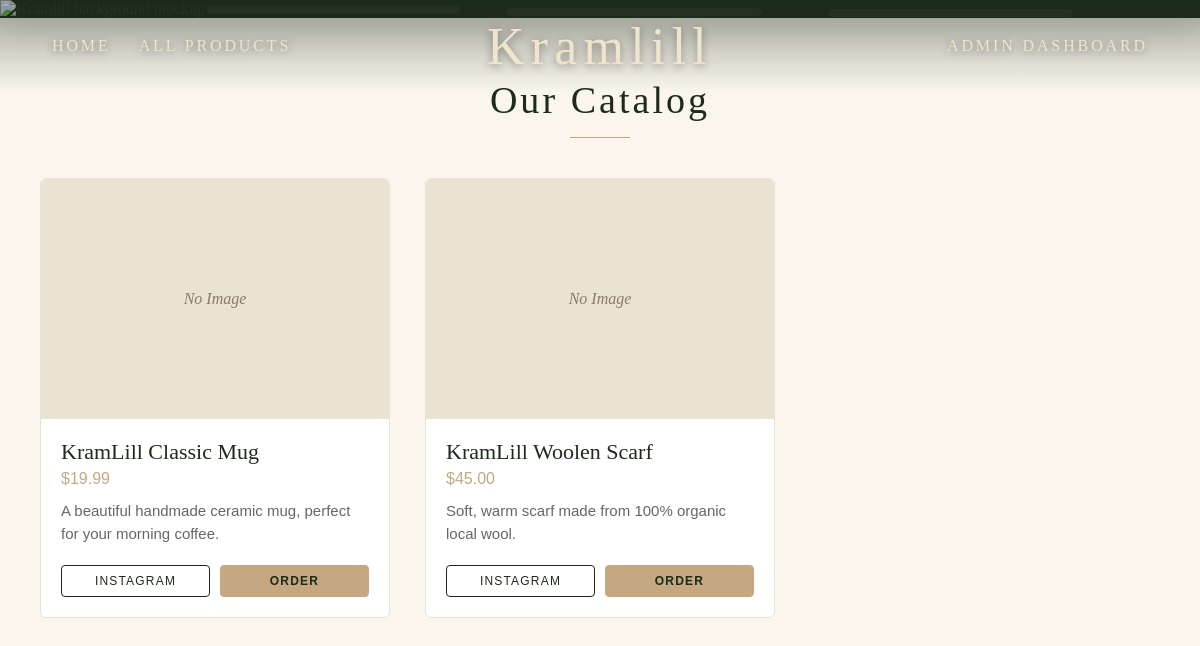
The page / on the database its author committed.
### backend/models.py (models this page shows)
class Product(db.Model):
    __tablename__ = 'products'
    id = db.Column(db.Integer, primary_key=True)
    name = db.Column(db.String(120), nullable=False)
    description = db.Column(db.Text, nullable=True)
    price = db.Column(db.Float, nullable=False)
    stock = db.Column(db.Integer, nullable=False, default=0)
    image_filename = db.Column(db.String(255), nullable=True)
    where_to_get = db.Column(db.Text, nullable=True)
    instagram_url = db.Column(db.String(255), nullable=True)
    phone = db.Column(db.String(50), nullable=True)
    category = db.Column(db.String(50), nullable=False, default='Normal')

### backend/app.py (the view)
@app.route('/')
def index():
    pinned_1 = Product.query.filter_by(category='Pinned 1').first()
    pinned_2 = Product.query.filter_by(category='Pinned 2').first()
    pinned_3 = Product.query.filter_by(category='Pinned 3').first()
    normal_products = Product.query.filter_by(category='Normal').all()
    return render_template('index.html', pinned_1=pinned_1, pinned_2=pinned_2, pinned_3=pinned_3, normal_products=normal_products)

### frontend/templates/index.html (shortened to what this page needs)
<!DOCTYPE html>
<html lang="en">
<head>
    <link rel="stylesheet" href="{{ url_for('static', filename='css/style.css') }}">
</head>
<body>
    <header class="site-header">
        <nav class="nav-left desktop-nav">
            <a href="/" class="nav-link">Home</a>
            <a href="/products" class="nav-link" style="margin-left: 24px;">All Products</a>
        </nav>
        <a href="/" class="logo">Kramlill</a>
        <nav class="nav-right desktop-nav">
            <a href="/admin/dashboard" class="nav-link">Admin Dashboard</a>
        </nav>
    </header>
    <main class="landing-container">
        <img src="{{ url_for('static', filename='images/desktop_landingpage.png') }}" class="landing-bg" alt="Kramlill background mockup">
        <div class="pinned-slot slot-1">
            {% if pinned_1 %}
                <div class="pinned-product-card">
                </div>
            {% else %}
                <div class="slot-placeholder">Slot 1 Empty</div>
            {% endif %}
        </div>
        <div class="pinned-slot slot-2">
            {% if pinned_2 %}
                <div class="pinned-product-card">
                </div>
            {% else %}
                <div class="slot-placeholder">Slot 2 Empty</div>
            {% endif %}
        </div>
        <div class="pinned-slot slot-3">
            {% if pinned_3 %}
                <div class="pinned-product-card">
                </div>
            {% else %}
                <div class="slot-placeholder">Slot 3 Empty</div>
            {% endif %}
        </div>
    </main>
    <section class="normal-products-section">
        <h2 class="section-title">Our Catalog</h2>
        <div class="normal-grid">
            {% for product in normal_products %}
                <div class="normal-card">
                    <div class="normal-image-container">
                        {% if product.image_filename %}
                            <img src="{{ url_for('static', filename='uploads/' + product.image_filename) }}" alt="{{ product.name }}">
                        {% else %}
                            <div class="normal-image-placeholder">No Image</div>
                        {% endif %}
                    </div>
                    <div class="normal-details">
                        <h3 class="normal-name">{{ product.name }}</h3>
                        <p class="normal-price">${{ "%.2f"|format(product.price) }}</p>
                        <p class="normal-desc">{{ product.description }}</p>
                        <div class="normal-actions">
                            {% if product.instagram_url %}
                                <a href="{{ product.instagram_url }}" target="_blank" class="normal-btn insta">Instagram</a>
                            {% endif %}
                            {% if product.phone %}
                                <a href="tel:{{ product.phone }}" class="normal-btn call">Order</a>
                            {% endif %}
                        </div>
                    </div>
                </div>
            {% else %}
                <div class="no-products">
                    <p>No additional catalog products available yet.</p>
                </div>
            {% endfor %}
        </div>
    </section>
</body>
</html>

### frontend/static/css/style.css (style rules this page uses)
:root { --forest-green: #1c2b1a; --cream-light: #faf6ee; --cream-gold: #efe4cc; --gold-accent: #c4a882; --dark-text: #2c352a; --white: #ffffff; --accent-red: #d73a49; }
body { font-family: 'Cormorant Garamond', Georgia, serif; margin: 0; padding: 0; background-color: var(--cream-light); color: var(--dark-text); }
.site-header { position: absolute; top: 0; left: 0; width: 100%; height: 92px; z-index: 20; display: grid; grid-template-columns: 1fr auto 1fr; align-items: center; padding: 0 52px; box-sizing: border-box; background: linear-gradient(to bottom, rgba(28, 43, 26, 0.4) 0%, transparent 100%); }
.logo { grid-column: 2; font-family: 'Cormorant Garamond', Georgia, serif; font-size: 52px; font-weight: 400; color: var(--cream-gold); letter-spacing: 0.12em; text-shadow: 0 2px 10px rgba(0, 0, 0, 0.4); text-decoration: none; transition: color 0.3s ease; }
.nav-left { grid-column: 1; justify-self: start; }
.nav-right { grid-column: 3; justify-self: end; display: flex; gap: 56px; }
.nav-link { font-family: 'Cormorant Garamond', Georgia, serif; color: var(--cream-gold); text-decoration: none; font-size: 16px; font-weight: 500; letter-spacing: 0.18em; text-transform: uppercase; text-shadow: 0 2px 8px rgba(0, 0, 0, 0.45); transition: color 0.3s ease, transform 0.3s ease; }
.landing-container { position: relative; width: 100%; max-width: 1448px; margin: 0 auto; background-color: var(--forest-green); box-shadow: 0 10px 30px rgba(0, 0, 0, 0.15); }
.landing-bg { width: 100%; height: auto; display: block; }
.pinned-slot { position: absolute; box-sizing: border-box; display: flex; flex-direction: column; justify-content: stretch; align-items: stretch; transition: transform 0.3s cubic-bezier(0.25, 0.46, 0.45, 0.94); border-radius: 4px; overflow: hidden; }
.slot-1 { left: 17.27%; top: 29.47%; width: 21.06%; height: 45.86%; }
.slot-2 { left: 42.13%; top: 43.83%; width: 21.41%; height: 43.28%; }
.slot-3 { left: 69.06%; top: 47.51%; width: 20.37%; height: 44.38%; }
.pinned-product-card { width: 100%; height: 100%; display: flex; flex-direction: column; justify-content: space-between; box-sizing: border-box; padding: 6%; background: rgba(250, 246, 238, 0.05); backdrop-filter: blur(1px); transition: background 0.3s ease; }
.normal-products-section { max-width: 1200px; margin: 60px auto; padding: 0 40px; box-sizing: border-box; }
.section-title { font-family: 'Cormorant Garamond', Georgia, serif; font-size: 38px; font-weight: 300; text-align: center; margin-bottom: 40px; letter-spacing: 0.08em; color: var(--forest-green); position: relative; }
.section-title::after { content: ''; display: block; width: 60px; height: 1px; background: var(--gold-accent); margin: 15px auto 0 auto; }
.normal-grid { display: grid; grid-template-columns: repeat(auto-fill, minmax(280px, 1fr)); gap: 35px; }
.normal-card { background: var(--white); border-radius: 6px; border: 1px solid #eae2d5; overflow: hidden; transition: transform 0.3s ease, box-shadow 0.3s ease; display: flex; flex-direction: column; }
.normal-image-container { width: 100%; height: 240px; overflow: hidden; background: #fdfdfd; }
.normal-image-placeholder { width: 100%; height: 100%; display: flex; align-items: center; justify-content: center; background: #eae2d5; color: #8a7c66; font-style: italic; }
.normal-details { padding: 20px; display: flex; flex-direction: column; flex-grow: 1; }
.normal-name { margin: 0 0 5px 0; font-size: 22px; font-weight: 400; color: var(--forest-green); }
.normal-price { margin: 0 0 12px 0; font-family: sans-serif; color: var(--gold-accent); font-size: 16px; }
.normal-desc { margin: 0 0 20px 0; font-size: 15px; line-height: 1.5; color: #666; flex-grow: 1; font-family: sans-serif; }
.normal-actions { display: flex; gap: 10px; }
.normal-btn { flex: 1; text-align: center; text-decoration: none; font-family: sans-serif; font-size: 12px; padding: 8px 12px; border-radius: 4px; text-transform: uppercase; letter-spacing: 0.1em; transition: all 0.3s ease; }
.insta { background: transparent; border: 1px solid var(--forest-green); color: var(--forest-green); }
.call { background: var(--gold-accent); border: 1px solid var(--gold-accent); color: var(--forest-green); font-weight: bold; }

### rows shown on the page
Product: shows "No Image", name "KramLill Classic Mug", price "19.99", description "A beautiful handmade ceramic mug, perfect for your morning coffee."
Product: shows "No Image", name "KramLill Woolen Scarf", price "45.00", description "Soft, warm scarf made from 100% organic local wool."
